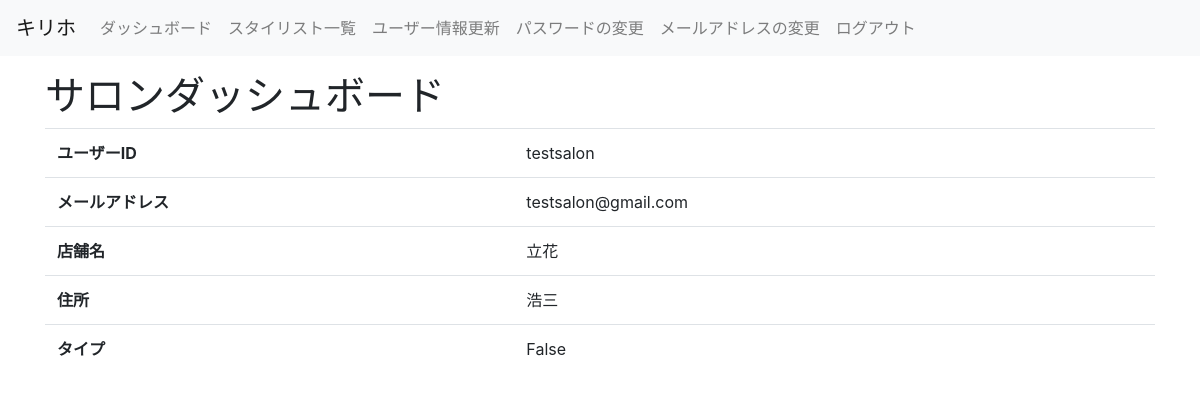
Screenshot of /user_detail/3/ (signed in) with the database file from the repository.
### unlimited/models.py (models this page shows, shortened)
class User(AbstractBaseUser, PermissionsMixin):
    user_name = models.CharField(_('username'),
                                 unique=True,
                                 max_length=20,
                                 help_text=_(
                                     'Required. 150 characters or fewer. Letters, digits and @/./+/-/_ only.'
                                 ),
                                 error_messages={
                                     'unique': _('ユーザー名が既に存在しています')
                                 }
                                 )
    email = models.EmailField(_('email address'), unique=True)
    first_name = models.CharField(_('first name'), max_length=30, blank=True)
    last_name = models.CharField(_('last name'), max_length=150, blank=True)
    is_staff = models.BooleanField(_('staff status'),
                                   default=False,
                                   help_text=_(
                                       'Designates whether the user can log into this admin site.'
                                   ))
    is_active = models.BooleanField(_('active'),
                                    default=True,
                                    help_text=_(
                                        'Designates whether this user should be treated as active.'
                                        'Unselect this instead of deleting accounts.'
                                    ),
                                    )
    created_at = models.DateTimeField(_('date_joined'), default=timezone.now)
    is_user = models.BooleanField(_('is User'),
                                  default=True,
                                  blank=False,
                                  )
    select_plan = models.IntegerField(verbose_name='選択プラン', choices=PLAN, default=0)
    payment_completion_date = models.DateField(verbose_name='支払い完了日', blank=True, default=timezone.now)
    expire_date = models.DateField(verbose_name='有効期限', blank=True, default=timezone.now)
    objects = CustomUserManager()
    EMAIL_FIELD = 'email'
    USERNAME_FIELD = 'email'
    REQUIRED_FIELDS = []
    class Meta:
        verbose_name = _('user')
        verbose_name_plural = _('users')
    @property
    def username(self):
        """username属性ゲッター
                他のアプリケーションが、username属性にアクセスした場合に備えて定義
                メールアドレスを返す"""
        return self.email

### unlimited/views.py (the view)
# urls.py: path('user_detail/<int:pk>/', views.UserDetail.as_view(), name='user_detail'),
class UserDetail(OnlyYouMixin, generic.DetailView):
    model = User
    template_name = 'unlimited/user_detail.html'
    def get_context_data(self, **kwargs):
        user_name = self.request.user.user_name
        reserve_info = Reservation.objects.filter(member=user_name)
        context = super(UserDetail, self).get_context_data(**kwargs)
        context.update({
            'reserve_info': reserve_info
        })

### unlimited/views.py (called while the page is built)
    def test_func(self):
        user = self.request.user
        return user.pk == self.kwargs['pk'] or user.is_superuser

### unlimited/templates/unlimited/user_detail.html
{% extends "unlimited/base.html" %}
{% block content %}
{% if user.is_user %}
    <h1>ユーザーダッシュボード</h1>
{% else %}
    <h1>サロンダッシュボード</h1>
{% endif %}
<table class="table">
    <tbody>
        <tr>
            <th>ユーザーID</th>
            <td>{{ user.user_name }}</td>
        </tr>
        <tr>
            <th>メールアドレス</th>
            <td>{{ user.email }}</td>
        </tr>
        <tr>
            {% if user.is_user %}
                <th>姓</th>
                <td>{{ user.last_name }}</td>
            {% else %}
                <th>店舗名</th>
                <td>{{ user.last_name }}</td>
            {% endif %}
        </tr>
        <tr>
            {% if user.is_user %}
                <th>名</th>
                <td>{{ user.first_name }}</td>
            {% else %}
                <th>住所</th>
                <td>{{ user.first_name }}</td>
            {% endif %}
        </tr>
         <tr>
            <th>タイプ</th>
            <td>{{ user.is_user }}</td>
        </tr>
    </tbody>
</table>
{% endblock %}

### rows the page displays
User: user_name "testsalon", email "testsalon@gmail.com", last_name "立花", first_name "浩三", is_user "False"
